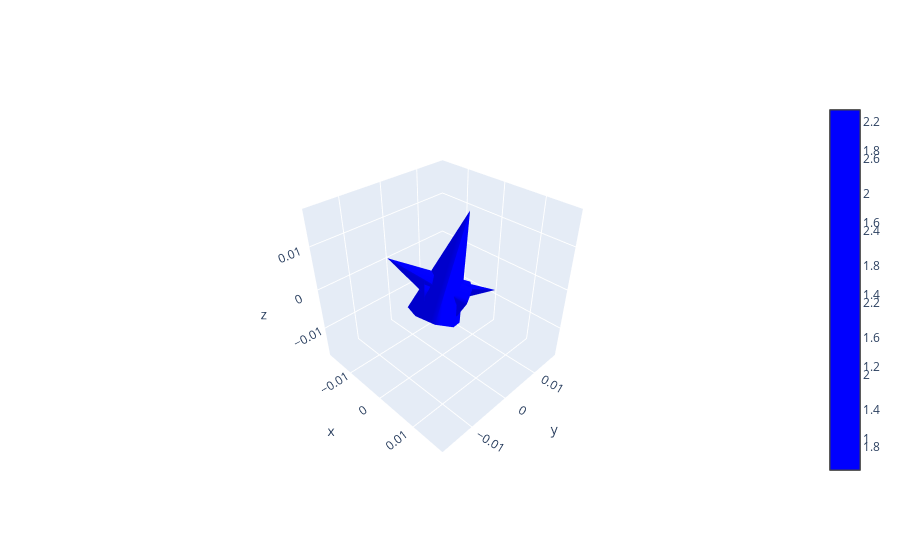

Notebook code cell kept with this figure:
### Code cell


### Figure 1 — Plotly figure (JSON) as saved in the notebook; plotly's stock layout.template omitted (floating-point values rounded to 4 significant figures)
{"data": [{"colorscale": [[0, "blue"], [1, "blue"]], "sizemode": "scaled", "sizeref": 0.01, "type": "cone", "u": [1], "v": [1], "w": [0], "x": [0], "y": [0], "z": [0]}, {"colorscale": [[0, "blue"], [1, "blue"]], "sizemode": "scaled", "sizeref": 0.01, "type": "cone", "u": [0], "v": [1], "w": [2], "x": [0], "y": [0], "z": [0]}, {"colorscale": [[0, "blue"], [1, "blue"]], "sizemode": "scaled", "sizeref": 0.01, "type": "cone", "u": [-1], "v": [-1], "w": [1], "x": [0], "y": [0], "z": [0]}], "layout": {"scene": {"camera": {"center": {"x": 0, "y": 0, "z": 0}, "eye": {"x": 1.5, "y": -1.5, "z": 1.5}, "up": {"x": 0, "y": 0, "z": 1}}}}}
